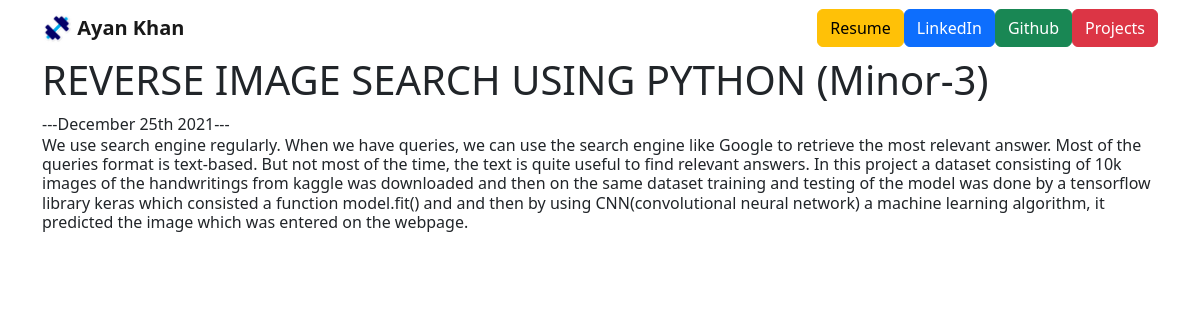
/blog/19, run on the app's committed database.
### blog/models.py (models this page shows, shortened)
class Blog(models.Model):
	title = models.CharField(max_length=200)
	description = models.TextField()
	date = models.DateField()

### blog/views.py (the view)
# urls.py: path('<int:blog_id>', views.detail, name='detail'),
def detail(request, blog_id):
	blog = get_object_or_404(Blog, pk=blog_id)
	return render(request, 'blog/detail.html', {'blog':blog})

### blog/templates/blog/detail.html
{% extends 'portfolio/base.html' %}
{% block content %}
<h1>{{ blog.title }}</h1>
---{{ blog.date|date:'F jS Y' }}---
<h6>{{ blog.description }}</h6>
{% endblock %}

### portfolio/static/portfolio/custom.css (style rules this page uses)
body { font-family: 'Lato', sans-serif; }

### data on the page
Blog: title "REVERSE IMAGE SEARCH USING PYTHON (Minor-3)", date "December 25th 2021", description "We use search engine regularly. When we have queries, we can use the search engine like Google to retrieve the most relevant answer. Most of the queries format is text-based. But not most of the time, the text is quite useful to find relevant answers. In this project a dataset consisting of 10k images of the handwritings from kaggle was downloaded and then on the same dataset training and testing of the model was done by a tensorflow library keras which consisted a function model.fit() and and then by using CNN(convolutional neural network) a machine learning algorithm, it predicted the image which was entered on the webpage."
